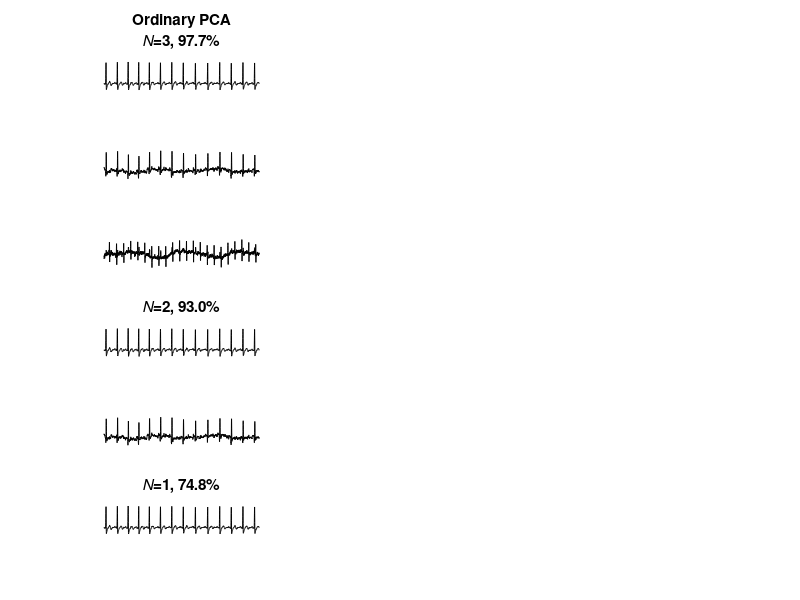

MATLAB code to generate this figure: (Note: this script raises an error after producing the figure.)
clear all; close all; clc

load('FOETAL_ECG.dat');
x = FOETAL_ECG(:, 2:end)';
for n = 1 : 8
    x(n,:) = x(n,:)/std(x(n,:)); %  standardizing 
end
power_x = sum(x(:).^2)/size(x,2);

% ordinary PCA
[V, D] = eig(x*x');

y = V(:, end:-1:end-2)'*x; % 3 PCs
e = V(:, 1:end-3)'*x;
subplot(6,3,1); plot(y(1,:), 'k'); axis('tight'); axis('off'); title({'Ordinary PCA', '{\itN}=3, 97.7%'})
subplot(6,3,4); plot(y(2,:), 'k'); axis('tight'); axis('off')
subplot(6,3,7); plot(y(3,:), 'k'); axis('tight'); axis('off')
power_y = sum(y(:).^2)/size(x,2); power_e = sum(e(:).^2)/size(x,2);
fprintf('\nPCA. PCs power %g; error power %g; Unexplained power %g\n', power_y/power_x, power_e/power_x, abs(power_y + power_e - power_x)/power_x)

y = V(:, end:-1:end-1)'*x; % 2 PCs
e = V(:, 1:end-2)'*x;
subplot(6,3,10); plot(y(1,:), 'k'); axis('tight'); axis('off'); title('{\itN}=2, 93.0%')
subplot(6,3,13); plot(y(2,:), 'k'); axis('tight'); axis('off')
power_y = sum(y(:).^2)/size(x,2); power_e = sum(e(:).^2)/size(x,2);
fprintf('\nPCA. PCs power %g; error power %g; Unexplained power %g\n', power_y/power_x, power_e/power_x, abs(power_y + power_e - power_x)/power_x)

y = V(:, end)'*x;   % 1 PC
e = V(:, 1:end-1)'*x;
subplot(6,3,16); plot(y(1,:), 'k'); axis('tight'); axis('off'); title('{\itN}=1, 74.8%')
power_y = sum(y(:).^2)/size(x,2); power_e = sum(e(:).^2)/size(x,2);
fprintf('\nPCA. PCs power %g; error power %g; Unexplained power %g\n', power_y/power_x, power_e/power_x, abs(power_y + power_e - power_x)/power_x)

% PCA in the frequency domain
[y, e] = FreqPCA(x, 3, 20); % 3 PCs
subplot(6,3,2); plot(y(1,:), 'k'); axis('tight'); axis('off'); title({'Freq. PCA', '{\itN}=3, 96.8%'})
subplot(6,3,5); plot(y(2,:), 'k'); axis('tight'); axis('off')
subplot(6,3,8); plot(y(3,:), 'k'); axis('tight'); axis('off')
power_y = sum(y(:).^2)/size(x,2); power_e = sum(e(:).^2)/size(x,2);
fprintf('\nFreq PCA. PCs power %g; error power %g; Unexplained power %g\n', power_y/power_x, power_e/power_x, abs(power_y + power_e - power_x)/power_x)

[y, e] = FreqPCA(x, 2, 20); % 2 PCs
subplot(6,3,11); plot(y(1,:), 'k'); axis('tight'); axis('off'); title('{\itN}=2, 94.1%')
subplot(6,3,14); plot(y(2,:), 'k'); axis('tight'); axis('off')
power_y = sum(y(:).^2)/size(x,2); power_e = sum(e(:).^2)/size(x,2);
fprintf('\nFreq PCA. PCs power %g; error power %g; Unexplained power %g\n', power_y/power_x, power_e/power_x, abs(power_y + power_e - power_x)/power_x)

[y, e] = FreqPCA(x, 1, 20); % 1 PC
subplot(6,3,17); plot(y(1,:), 'k'); axis('tight'); axis('off'); title('{\itN}=1, 87.4%')
power_y = sum(y(:).^2)/size(x,2); power_e = sum(e(:).^2)/size(x,2);
fprintf('\nFreq PCA. PCs power %g; error power %g; Unexplained power %g\n\n', power_y/power_x, power_e/power_x, abs(power_y + power_e - power_x)/power_x)

% Convolutional PCA
M = 8; N = 3; L = 10; % 3 PCs
W = zeros(M, N, L+1); temp = dctmtx(M); W(:,:,L/2+1) = temp(1:N, :)';
[W, err] = ConvPCA(x, W, 0.2, 200, 1);
y = PolyMatFilter(PolyMatH(W), x);
subplot(6,3,3); plot(y(1,:), 'k'); axis('tight'); axis('off'); title({'Conv. PCA', '{\itN}=3, 98.8%'})
subplot(6,3,6); plot(y(2,:), 'k'); axis('tight'); axis('off')
subplot(6,3,9); plot(y(3,:), 'k'); axis('tight'); axis('off')
power_y = sum(y(:).^2)/size(x,2); 
fprintf('\nConv. PCA. PCs power %f; error power %f; Unexplained power %f\n\n', power_y/power_x, err/power_x, abs(power_y + err - power_x)/power_x)

M = 8; N = 2; L = 10; % 2 PCs
W = zeros(M, N, L+1); temp = dctmtx(M); W(:,:,L/2+1) = temp(1:N, :)';
[W, err] = ConvPCA(x, W, 0.2, 200, 1);
y = PolyMatFilter(PolyMatH(W), x);
subplot(6,3,12); plot(y(1,:), 'k'); axis('tight'); axis('off'); title('{\itN}=2, 97.0%')
subplot(6,3,15); plot(y(2,:), 'k'); axis('tight'); axis('off')
power_y = sum(y(:).^2)/size(x,2); 
fprintf('\nConv. PCA. PCs power %f; error power %f; Unexplained power %f\n\n', power_y/power_x, err/power_x, abs(power_y + err - power_x)/power_x)

M = 8; N = 1; L = 10; % 1 PC
W = zeros(M, N, L+1); temp = dctmtx(M); W(:,:,L/2+1) = temp(1:N, :)';
[W, err] = ConvPCA(x, W, 0.2, 200, 1);
y = PolyMatFilter(PolyMatH(W), x);
subplot(6,3,18); plot(y(1,:), 'k'); axis('tight'); axis('off'); title('{\itN}=1, 89.7%')
power_y = sum(y(:).^2)/size(x,2); 
fprintf('\nConv. PCA. PCs power %f; error power %f; Unexplained power %f\n\n', power_y/power_x, err/power_x, abs(power_y + err - power_x)/power_x)